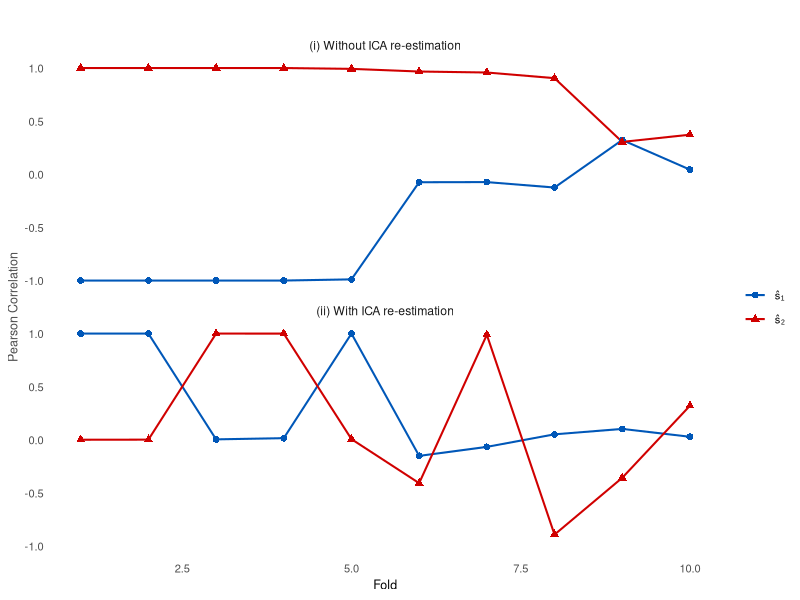
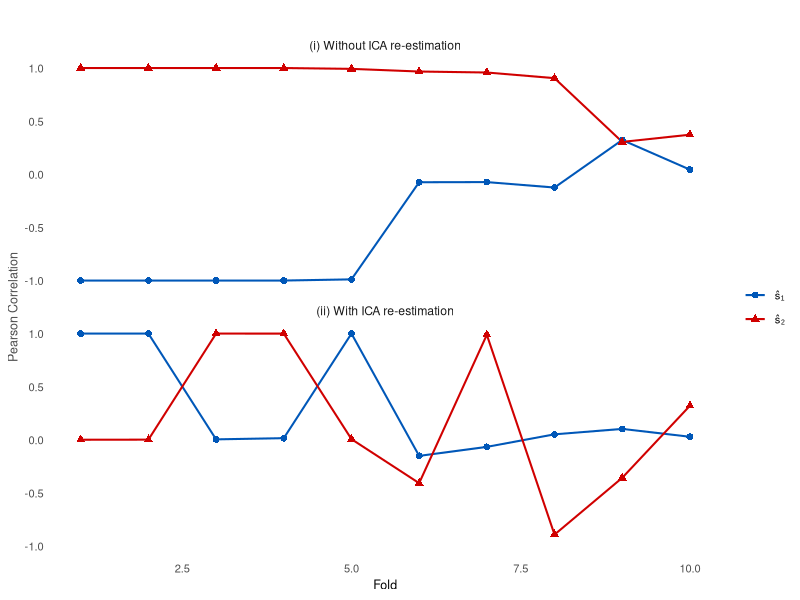

Generate these figures, in order, with R:
# --- Libraries ---

library(ggplot2)
library(gridExtra)

# --- Fold-wise correlation data ---
folds <- 1:10

# Variant 1: without ICA re-estimation
S1_no_re <- c(-1, -1, -1, -1, -0.9889, -0.0748, -0.0735, -0.1247, 0.3226, 0.0438)
S2_no_re <- c(1, 1, 1, 1, 0.9921, 0.9671, 0.9578, 0.9046, 0.3047, 0.3727)

# Variant 2: with ICA re-estimation
S1_re <- c(1, 1, 0.0046, 0.0158, 1, -0.1509, -0.0661, 0.052, 0.1029, 0.0291)
S2_re <- c(0.001, 0.0019, 1, 0.9998, 0.0066, -0.4076, 0.9886, -0.8918, -0.3574, 0.3206)

# --- DataFrames for ggplot ---
df_no_re <- data.frame(Fold = folds,
                       S1 = S1_no_re,
                       S2 = S2_no_re,
                       Variant = "(i) Without ICA re-estimation")

df_re <- data.frame(Fold = folds,
                    S1 = S1_re,
                    S2 = S2_re,
                    Variant = "(ii) With ICA re-estimation")

# --- Combine datasets ---
df_long <- rbind(
  data.frame(Fold = df_no_re$Fold, Correlation = df_no_re$S1, Component = "ŝ₁", Variant = df_no_re$Variant),
  data.frame(Fold = df_no_re$Fold, Correlation = df_no_re$S2, Component = "ŝ₂", Variant = df_no_re$Variant),
  data.frame(Fold = df_re$Fold, Correlation = df_re$S1, Component = "ŝ₁", Variant = df_re$Variant),
  data.frame(Fold = df_re$Fold, Correlation = df_re$S2, Component = "ŝ₂", Variant = df_re$Variant)
)

# --- Plot ---
p <- ggplot(df_long, aes(x = Fold, y = Correlation, color = Component, shape = Component)) +
  geom_line(linewidth = 0.7) +
  geom_point(size = 2) +
  facet_wrap(~Variant, ncol = 1) +
  scale_color_manual(values = c("ŝ₁" = "#0057B8",
                                "ŝ₂" = "#D00000")) +
  scale_shape_manual(values = c("ŝ₁" = 16, "ŝ₂" = 17)) +
  labs(title = "",
       x = "Fold",
       y = "Pearson Correlation") +
  theme_minimal() +
  theme(
    axis.title.x = element_text(size = 9),
    axis.title.y = element_text(size = 9, colour = "gray30"), 
    axis.text = element_text(size = 8),
    legend.title = element_blank(),
    legend.text = element_text(size = 8),
    panel.border = element_blank(),
    panel.background = element_blank(),
    strip.background = element_blank(),
    panel.grid.major = element_blank(),
    panel.grid.minor = element_blank()
  )

# --- Display ---
print(p)

# --- Save in HIGH RESOLUTION ---
ggsave("k-fold.pdf", p,
       width = 3.5,   
       height = 5.5,
       units = "in")
